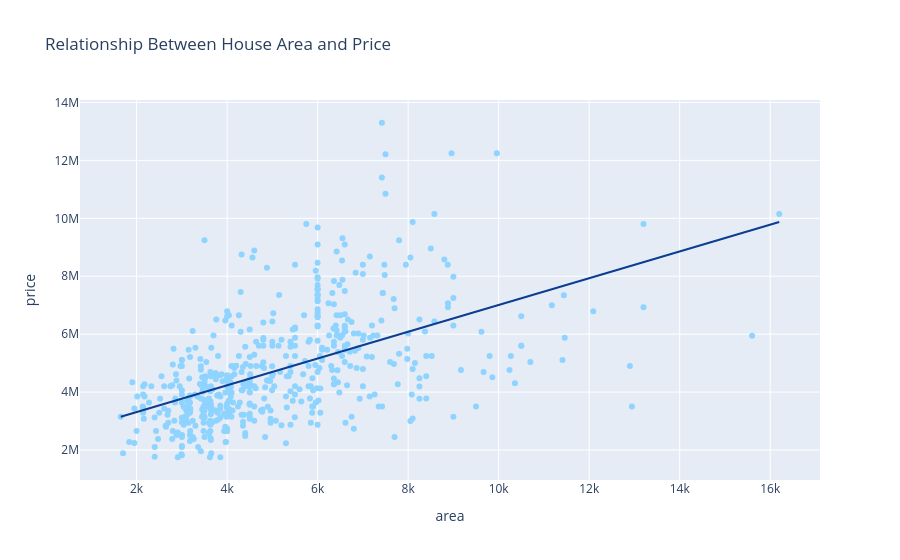

The notebook cell saved with this chart:
### Markdown cell above
### 2. Area vs Price

### Code cell
fig = px.scatter(
    housing,
    x="area",
    y="price",
    title="Relationship Between House Area and Price",
    trendline="ols",
 color_discrete_sequence=["#8FD3FF"])

#changing the color of the regression line to make it stand out
fig.data[1].update(
    line=dict(
        color="#0B3D91",
        width=2))

fig.show()

### Figure 1 — Plotly figure (JSON) as saved in the notebook; plotly's stock layout.template omitted (floating-point values rounded to 4 significant figures; data arrays with more than 128 entries replaced by an {"elided": "..."} marker saying what was removed)
{"data": [{"hovertemplate": "area=%{x}<br>price=%{y}<extra></extra>", "legendgroup": "", "marker": {"color": "#8FD3FF", "symbol": "circle"}, "mode": "markers", "name": "", "orientation": "v", "showlegend": false, "type": "scatter", "x": {"elided": "545 int values"}, "xaxis": "x", "y": {"elided": "545 int values"}, "yaxis": "y"}, {"hovertemplate": "<b>OLS trendline</b><br>price = 461.975 * area + 2.38731e+06<br>R<sup>2</sup>=0.287293<br><br>area=%{x}<br>price=%{y} <b>(trend)</b><extra></extra>", "legendgroup": "", "line": {"color": "#0B3D91", "width": 2}, "marker": {"color": "#8FD3FF", "symbol": "circle"}, "mode": "lines", "name": "", "showlegend": false, "type": "scatter", "x": {"elided": "545 int values"}, "xaxis": "x", "y": {"elided": "545 float values"}, "yaxis": "y"}], "layout": {"legend": {"tracegroupgap": 0}, "title": {"text": "Relationship Between House Area and Price"}, "xaxis": {"anchor": "y", "domain": [0, 1], "title": {"text": "area"}}, "yaxis": {"anchor": "x", "domain": [0, 1], "title": {"text": "price"}}}}
